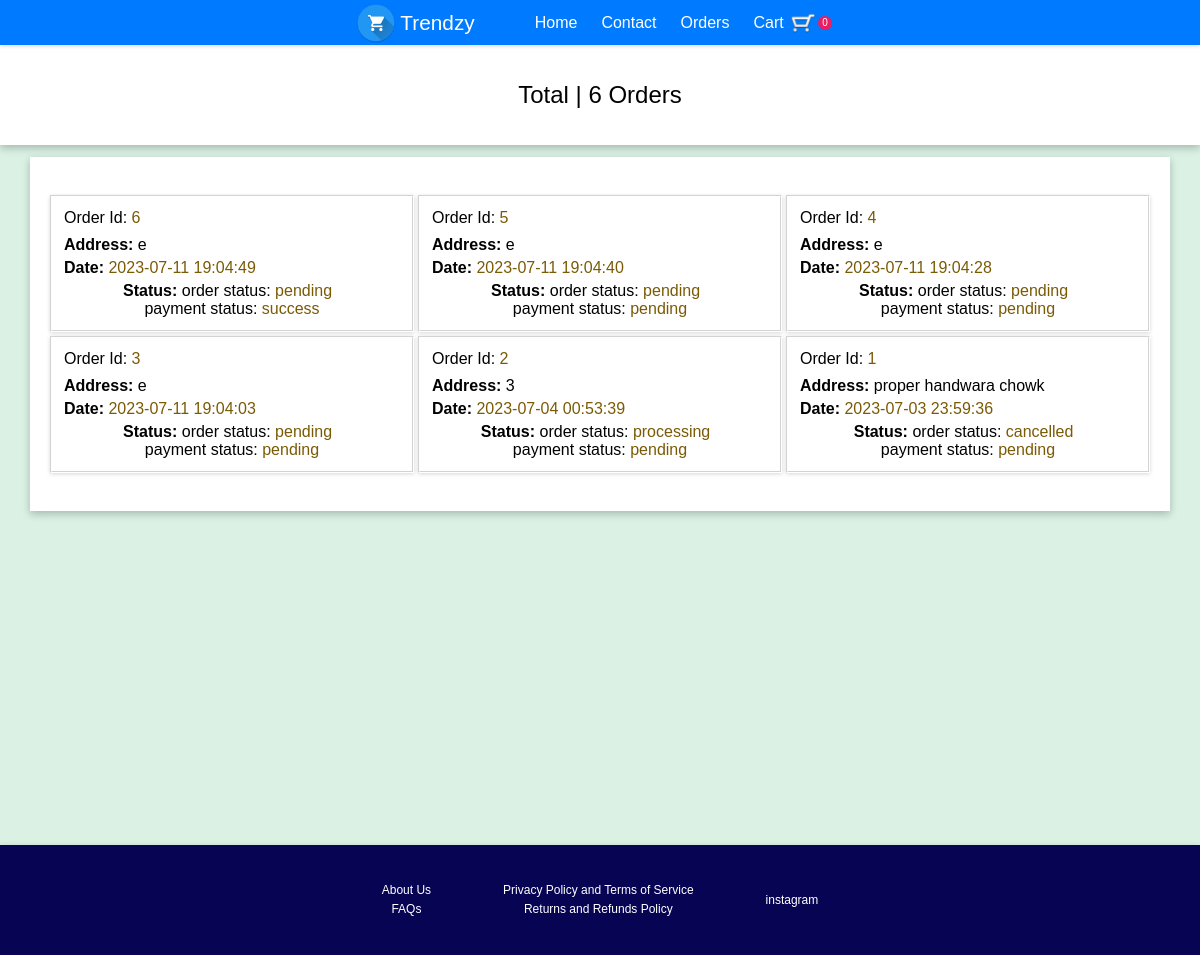
The app's page /my_orders.php (signed in) with its own data.
### tables this page shows
CREATE TABLE `e_order` (
  `o_id` int(11) NOT NULL,
  `o_user_email` varchar(55) NOT NULL,
  `o_place` varchar(55) NOT NULL,
  `o_pincode` int(11) NOT NULL,
  `o_proper_address` varchar(255) NOT NULL,
  `o_longitude` varchar(20) NOT NULL,
  `o_latitude` varchar(20) NOT NULL,
  `o_payment_type` varchar(55) NOT NULL,
  `o_payment_status` varchar(55) NOT NULL,
  `o_order_status` varchar(55) NOT NULL,
  `o_total_price` float NOT NULL,
  `o_date` datetime NOT NULL DEFAULT current_timestamp()
);

### partials/add_to_cart_func.php (called while the page is built, shortened)
<?php
function total_products () {
    if(isset($_SESSION['cart'])) {
        return count($_SESSION['cart']);
    } else {
        return 0;
    }
}
?>

### my_orders.php (the view, shortened to what this page needs)
<?php
include "partials/dbconn.php";
include "partials/add_to_cart_func.php";
$userEmail = $_SESSION['user'];
$getNum = mysqli_query($conn, "SELECT * FROM e_order WHERE o_user_email = '$userEmail'");
$num = mysqli_num_rows($getNum);
if ($num > 0) {
    $orders = true;
}
?>
<!DOCTYPE html>
<html lang="en">
<head>
    <link rel="stylesheet" href="admin/admin.css">
    <link rel="stylesheet" href="css/style.css">
</head>
<body class="body-clr">
    <header>
        <div class="navbarContain nav-color">
            <a class="d-flex no-underline" href="index.php"><img src="img/logo.png" class="siteLogo" alt="">&nbsp;<p class="siteName">Trendzy</p></a>
            <ul>
                <li><a class="no-underline" href="index.php">Home</a></li>
                <li><a class="no-underline" href="contact.php">Contact</a></li>
            </ul>
            <ul>
                <?php global $orders;
                if ($orders) { ?>
                    <li><a class="no-underline" href="my_orders.php">Orders</a></li>
                <?php } ?>
                <li><a class="d-flex no-underline" href="cart.php">
                        <p>Cart</p>&nbsp;<img src="img/cart.png" width="30px" alt="">
                        <div class="cart-no d-flex"><?php echo total_products() ?></div>
                    </a></li>
            </ul>
        </div>
        <div class="nav-space pro-space"></div>
    </header>
    <main>
        <div class="mainCategories d-flex aboutus">
            <h2 style="font-weight: 100;">
                <?php
                $currentUser = $_SESSION['user'];
                $getOrder = mysqli_query($conn, "SELECT * FROM e_order WHERE o_user_email = '$currentUser'");
                $total_products = mysqli_num_rows($getOrder);
                ?>
                Total | <?php echo $total_products ?> Orders
            </h2>
        </div>
        <div class="mainCategories d-flex">
            <?php
            $currentUser = $_SESSION['user'];
            $getOrder = mysqli_query($conn, "SELECT * FROM e_order WHERE o_user_email = '$currentUser' order by o_id desc");
            if (!$getOrder) {
                echo "technical issue while fetching main categories";
            } else {
                while ($row = mysqli_fetch_assoc($getOrder)) {
                    $my_order_id = $row['o_id'];
                    $my_address = $row['o_proper_address'];
                    $my_date = $row['o_date'];
                    $my_order_status = $row['o_order_status'];
                    $my_payment_status = $row['o_payment_status'];
            ?>
                    <a class="pr-link" href="my_order_detail.php?ordid=<?php echo $my_order_id ?>">
                        <div class="mainCat mobile-cart f-column align-it-start">
                            <p class="c-black order-id mb-9">Order Id: <c class="c-coloured"><?php echo $my_order_id ?></c>
                            </p>
                            <p class="c-black order-address mb-5"><b>Address:</b>&nbsp;<?php echo $my_address ?></p>
                            <p class="c-coloured order-date mb-5"><b class="c-black">Date:</b>&nbsp;<?php echo $my_date ?></p>
                            <div class="status-contain d-flex">
                                <p class="c-black order-status"><b>Status:</b>&nbsp;order status: <c class="c-coloured"><?php echo $my_order_status ?></c>
                                </p>&nbsp;&nbsp;
                                <p class="c-black order-pay-status">payment status: <c class="c-coloured"><?php echo $my_payment_status ?></c>
                                </p>
                            </div>
                        </div>
                    </a>
            <?php }
            } ?>
        </div>
    </main>
    <footer>
        <div class="mainCategories mainFoot">
            <div class="footcats d-flex">
                <a target="_blank" href="footer/aboutus.php">About Us</a>
                <a target="_blank" href="footer/faqs.php">FAQs</a>
            </div>
            <div class="footcats d-flex">
                <a target="_blank" href="footer/privacypolicy.php">Privacy Policy and Terms of Service</a>
                <a target="_blank" href="footer/returns.php">Returns and Refunds Policy</a>
            </div>
            <div class="footcats d-flex">
                <a target="_blank" href="https://www.instagram.com/arif_pirxada/">instagram</a>
            </div>
        </div>
    </footer>
</body>
</html>

### admin/admin.css (style rules this page uses)
* { margin: 0; padding: 0; font-family: sans-serif; }
.body-clr { background-color: #DAF1E4 !important; overflow-x: hidden !important; }
.mainCat { width: 85%; overflow: auto; height: fit-content; display: flex; flex-direction: column; margin-top: 50px; }
.f-column { flex-direction: column !important; }

### css/style.css (style rules this page uses)
* { margin: 0; padding: 0; font-family: sans-serif; }
.d-flex { display: flex !important; align-items: center; justify-content: center; }
.no-underline { text-decoration: none; }
a { text-decoration: none; }
main { min-height: 100vh; }
.nav-color { background-color: #007bff !important; }
.siteLogo { width: 40px; }
.siteName { margin-right: 4vw; font-size: 1.3rem; color: #fff; }
.navbarContain { display: flex; justify-content: center; align-items: center; background-color: rgba(0, 0, 0, 0.356); width: 100vw; height: 45px; position: absolute; z-index: 1; box-shadow: rgba(0, 0, 0, 0.16) 0px 1px 4px; }
.navbarContain ul { display: flex; height: fit-content; align-items: center; }
.navbarContain ul li { list-style: none; margin: 0px 12px; }
.navbarContain ul li a { color: #fff; }
.cart-no { height: 14px; width: 14px; border-radius: 100%; background-color: #e91e63; font-size: 10px; }
.nav-space { width: 100vw; height: 45px; display: none; }
.pro-space { display: block; }
.mainCategories { width: 95%; margin: 0% 0% 1% 2.5%; background-color: #fff; box-shadow: rgba(0, 0, 0, 0.24) 0px 3px 8px; flex-wrap: wrap; padding: 3% 0%; }
.mainCategories a { text-decoration: none; }
.mainCat { width: 16vw; padding: 2vw 0vw; color: #fff; margin: 2px; background-color: #fff; box-shadow: rgba(0, 0, 0, 0.16) 0px 1px 4px; border: 2px groove #ffffff85; }
.aboutus { margin-left: 0%; width: 100%; }
.mainFoot { margin: 0%; width: 100%; background-color: #080454; display: flex; justify-content: center; align-items: center; }
.footcats { flex-direction: column; margin: 0% 3%; }
.footcats a { color: white; margin: 0.3vh 0vh; font-size: 1vw; }
.mobile-cart { align-items: center; flex-direction: row; width: 28vw; padding: 1vw; transition: 0.3s ease; }
.pr-link { position: relative; transition: 0.3s ease; }
.c-black { color: #000000; }
.c-coloured { color: #7a5a04; }
.order-id { align-self: flex-start; }
.mb-9 { margin-bottom: 9px; }
.mb-5 { margin-bottom: 5px; }
.align-it-start { align-items: flex-start; }
.status-contain { flex-wrap: wrap; }

### records on screen
e_order: o_id "6", o_proper_address "e", o_date "2023-07-11 19:04:49", o_order_status "pending", o_payment_status "success"
e_order: o_id "5", o_proper_address "e", o_date "2023-07-11 19:04:40", o_order_status "pending", o_payment_status "pending"
e_order: o_id "4", o_proper_address "e", o_date "2023-07-11 19:04:28", o_order_status "pending", o_payment_status "pending"
e_order: o_id "3", o_proper_address "e", o_date "2023-07-11 19:04:03", o_order_status "pending", o_payment_status "pending"
e_order: o_id "2", o_proper_address "3", o_date "2023-07-04 00:53:39", o_order_status "processing", o_payment_status "pending"
e_order: o_id "1", o_proper_address "proper handwara chowk", o_date "2023-07-03 23:59:36", o_order_status "cancelled", o_payment_status "pending"

### other values on screen
total_products() "0"
$total_products "6"
